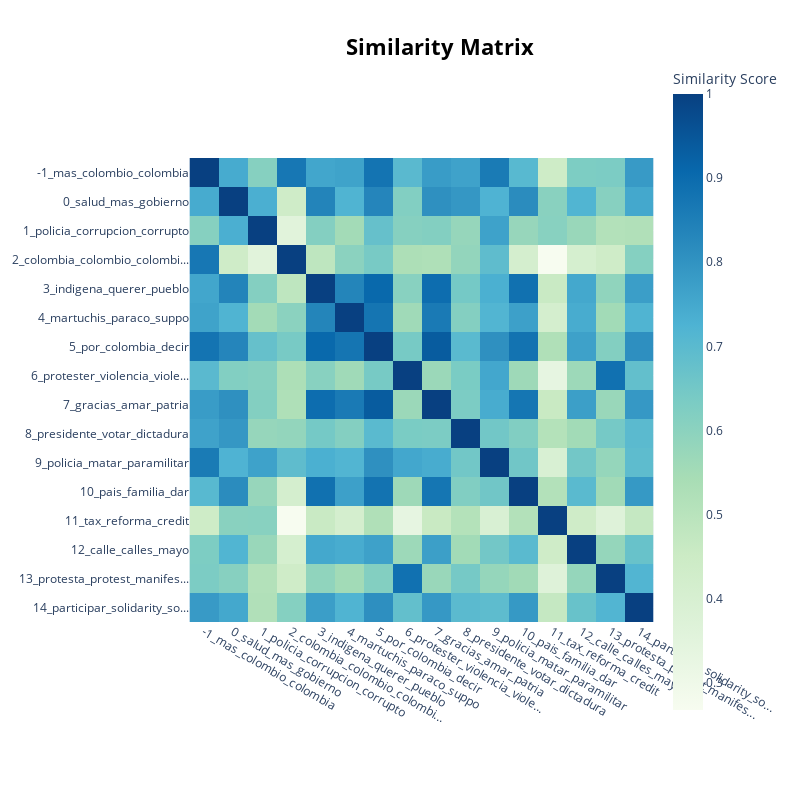

The code cell stored with this chart in its notebook:
### Code cell
reduced_model.visualize_heatmap()

### Figure 1 — Plotly figure (JSON) as saved in the notebook; plotly's stock layout.template omitted (floating-point values rounded to 4 significant figures; data arrays with more than 128 entries replaced by an {"elided": "..."} marker saying what was removed)
{"data": [{"coloraxis": "coloraxis", "hovertemplate": "x: %{x}<br>y: %{y}<br>Similarity Score: %{z}<extra></extra>", "name": "0", "type": "heatmap", "x": ["-1_mas_colombio_colombia", "0_salud_mas_gobierno", "1_policia_corrupcion_corrupto", "2_colombia_colombio_colombi...", "3_indigena_querer_pueblo", "4_martuchis_paraco_suppo", "5_por_colombia_decir", "6_protester_violencia_viole...", "7_gracias_amar_patria", "8_presidente_votar_dictadura", "9_policia_matar_paramilitar", "10_pais_familia_dar", "11_tax_reforma_credit", "12_calle_calles_mayo", "13_protesta_protest_manifes...", "14_participar_solidarity_so..."], "xaxis": "x", "y": ["-1_mas_colombio_colombia", "0_salud_mas_gobierno", "1_policia_corrupcion_corrupto", "2_colombia_colombio_colombi...", "3_indigena_querer_pueblo", "4_martuchis_paraco_suppo", "5_por_colombia_decir", "6_protester_violencia_viole...", "7_gracias_amar_patria", "8_presidente_votar_dictadura", "9_policia_matar_paramilitar", "10_pais_familia_dar", "11_tax_reforma_credit", "12_calle_calles_mayo", "13_protesta_protest_manifes...", "14_participar_solidarity_so..."], "yaxis": "y", "z": {"elided": "16x16 float values"}}], "layout": {"coloraxis": {"colorbar": {"title": {"text": "Similarity Score"}}, "colorscale": [[0, "rgb(247,252,240)"], [0.125, "rgb(224,243,219)"], [0.25, "rgb(204,235,197)"], [0.375, "rgb(168,221,181)"], [0.5, "rgb(123,204,196)"], [0.625, "rgb(78,179,211)"], [0.75, "rgb(43,140,190)"], [0.875, "rgb(8,104,172)"], [1, "rgb(8,64,129)"]]}, "height": 800, "hoverlabel": {"bgcolor": "white", "font": {"family": "Rockwell", "size": 16}}, "legend": {"title": {"text": "Trend"}}, "margin": {"t": 60}, "showlegend": true, "title": {"font": {"color": "Black", "size": 22}, "text": "<b>Similarity Matrix", "x": 0.55, "xanchor": "center", "y": 0.95, "yanchor": "top"}, "width": 800, "xaxis": {"anchor": "y", "constrain": "domain", "domain": [0, 1], "scaleanchor": "y"}, "yaxis": {"anchor": "x", "autorange": "reversed", "constrain": "domain", "domain": [0, 1]}}}
